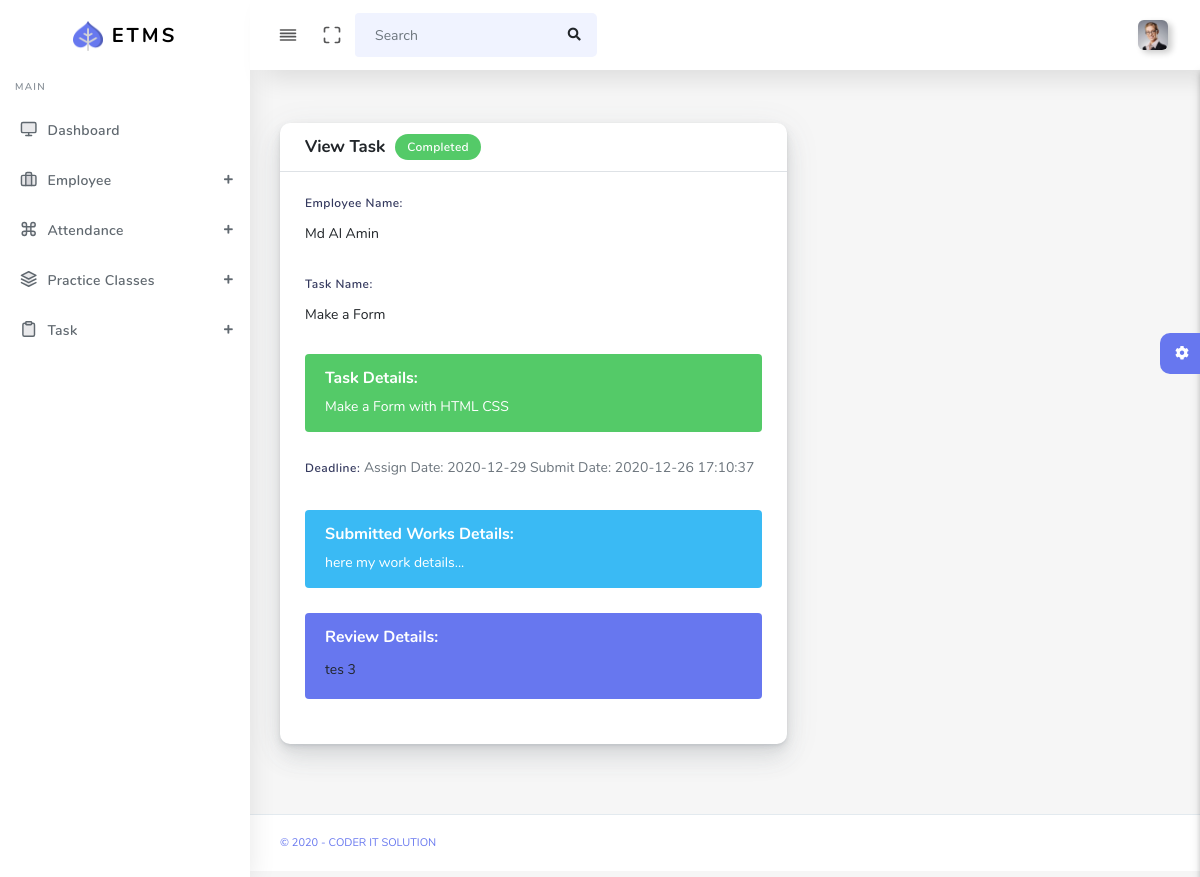
Page /admin/TaskView.php?tid=2 (signed in) on the committed database.
### tables this page shows
CREATE TABLE `em_task` (
  `t_id` int(11) NOT NULL,
  `user_id` int(11) NOT NULL,
  `task_name` varchar(255) NOT NULL,
  `task_details` text NOT NULL,
  `submit_date_time` date NOT NULL,
  `status` varchar(255) NOT NULL,
  `date_time` datetime NOT NULL,
  `work_details` longtext DEFAULT NULL,
  `updated_at` datetime NOT NULL,
  `review` text DEFAULT NULL,
  `review_date` datetime NOT NULL,
  `task_read` int(11) NOT NULL DEFAULT 0
);

CREATE TABLE `em_users` (
  `u_id` int(11) NOT NULL,
  `first_name` varchar(255) NOT NULL,
  `last_name` varchar(255) NOT NULL,
  `email` varchar(255) NOT NULL,
  `mobile` varchar(255) NOT NULL,
  `birthday` date NOT NULL,
  `blood_group` varchar(100) NOT NULL,
  `father_name` varchar(255) NOT NULL,
  `mother_name` varchar(255) NOT NULL,
  `f_or_m_mobile` varchar(100) NOT NULL,
  `edu` varchar(100) DEFAULT NULL,
  `address` varchar(255) DEFAULT NULL,
  `password` varchar(255) NOT NULL,
  `register_date` datetime NOT NULL,
  `email_verify` int(100) NOT NULL DEFAULT 0,
  `email_verify_code` varchar(100) DEFAULT NULL,
  `mobile_verify` int(11) NOT NULL DEFAULT 0,
  `mobile_verify_code` varchar(100) DEFAULT NULL,
  `photo` varchar(255) DEFAULT NULL,
  `reset_code` int(11) DEFAULT NULL
);

### functions.php (called while the page is built, shortened)
<?php
require_once('config.php');
function em_user($id,$col){
	global $pdo;
    $stm=$pdo->prepare("SELECT $col FROM em_users WHERE u_id=?");
    $stm->execute(array($id));
   	$result=$stm->fetchAll(PDO::FETCH_ASSOC);
    return $result[0]["$col"];
}
 ?>

### admin/TaskView.php (the view, shortened to what this page needs)
<?php require_once('header.php');
$tid = $_GET['tid'];
$stm=$pdo->prepare("SELECT * FROM em_task WHERE t_id=?");
$stm->execute(array($tid));
$result = $stm->fetchAll(PDO::FETCH_ASSOC);
foreach ($result as $row) {
  $user_id = $row['user_id'];
  $t_name = $row['task_name'];
  $t_desc = $row['task_details'];
  $work_details = $row['work_details'];
  $assign_date = $row['submit_date_time'];
  $user_submit_date = $row['updated_at'];
  $review = $row['review'];
}
 ?>
<div class="row">
  <div class="col-7">
    <div class="card">
      <div class="card-header border-bottom">
        <h4>View Task</h4>
        <?php
                $status = $row['status'];
                if($status == 'Pending'){
                  echo '<span class="badge badge-warning">Pending</span>';
                }
                else if($status == 'Submitted'){
                  echo '<span class="badge badge-info">Submitted</span>';
                }
                else if($status == 'Modification'){
                  echo '<span class="badge badge-warning">Modification</span>';
                }
                else if($status == 'Completed'){
                  echo '<span class="badge badge-success">Completed</span>';
                }
                 else if($status == 'NotApproved'){
                  echo '<span class="badge badge-danger">Not Approved</span>';
                }
                ?>
      </div>
      <div class="card-body">
        <form action="" method="POST">
          <div class="form-group">
            <label for="em_select">Employee Name:</label>
            <p><?php echo em_user($user_id,'first_name')." ".em_user($user_id,'last_name'); ?></p>
          </div>
          <div class="form-group">
            <label for="task_name">Task Name:</label>
            <p><?php echo $t_name; ?></p>
          </div>
          <div class="form-group alert alert-success">
            <h6>Task Details:</h6>
            <?php echo   $t_desc; ?>
          </div>
          <div class="form-group">
            <label for="task_deadline">Deadline:</label>
            Assign Date: <?php echo $assign_date; ?>   Submit Date: <?php echo $user_submit_date; ?>
          </div>
          <?php if($work_details != null) : ?>
           <div class="form-group alert alert-info">
            <h6>Submitted Works Details:</h6>
            <?php echo $work_details; ?>
          </div>
        <?php endif; ?>
        <?php if($status != 'Completed') : ?>
          <div class="form-group">
            <label for="summernote">Review:</label>
            <textarea name="review" id="summernote" class="summernote"><?php echo $review; ?></textarea>
          </div>
           <div class="form-group">
            <label for="status">Update Status:</label>
            <select name="new_status" class="custom-select" id="status">
              <option value="<?php echo $status; ?>" selected><?php echo $status; ?></option>
              <option value="Modification">Modification</option>
              <option value="Completed">Completed</option>
              <option value="NotApproved">Not Approved</option>
            </select>
          </div>
          <div class="form-group">
            <input type="submit" name="task_review"  value="Review Task" class="btn btn-success">
          </div>
          <?php else : ?>
          <?php if($review != null) : ?>
          <div class="form-group alert alert-primary">
            <h6>Review Details:</h6>
            <?php echo   $review; ?>
          </div>
          <?php endif; ?>
        <?php endif; ?>
        </form>
      </div>
    </div>
  </div>
</div>
<?php require_once('footer.php'); ?>

### rows in the picture
em_task: user.first_name "Md Al", user.last_name "Amin", task_name "Make a Form", task_details "Make a Form with HTML CSS", submit_date_time "2020-12-29", updated_at "2020-12-26 17:10:37", work_details "here my work details...", review "tes 3"
